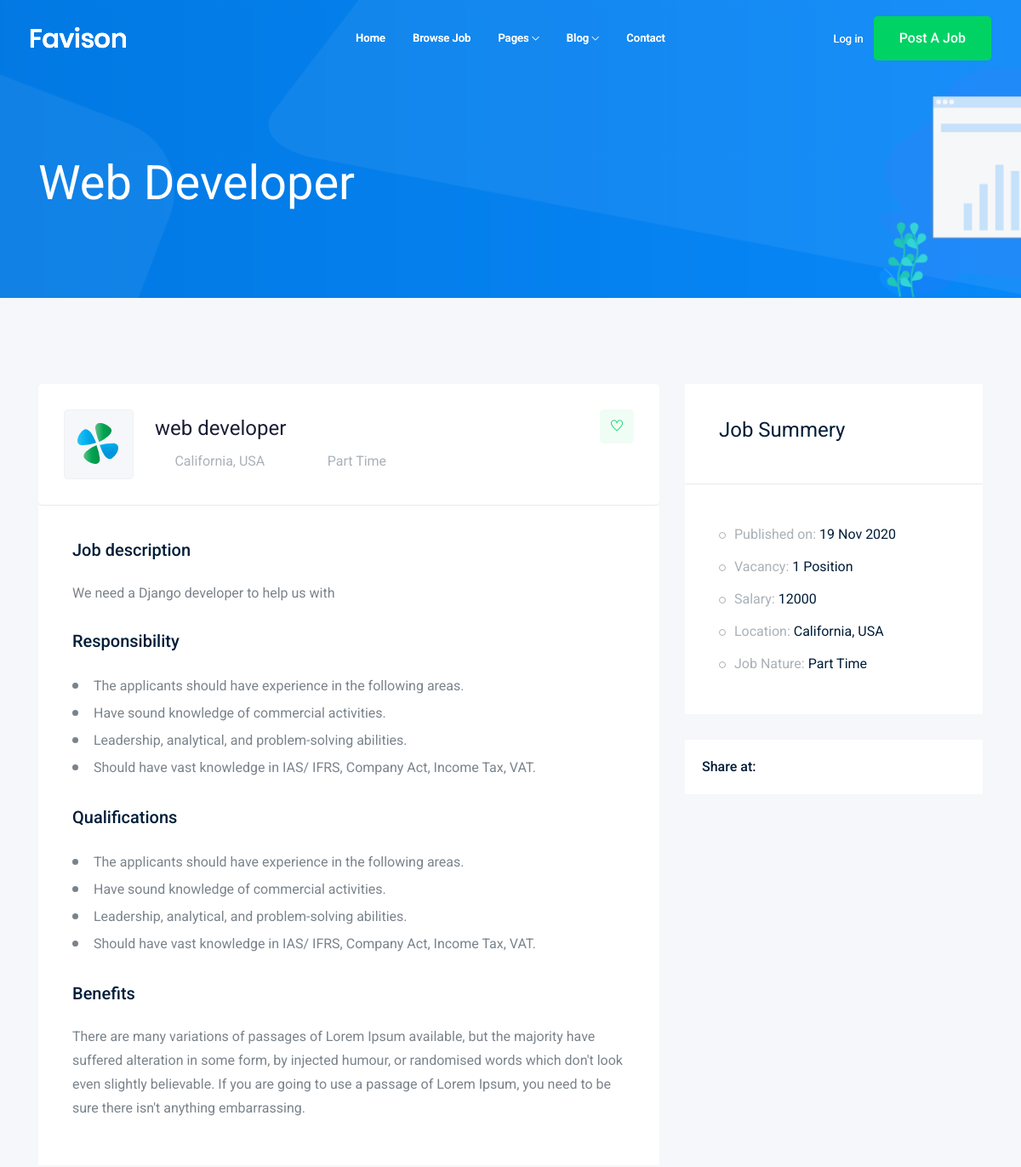
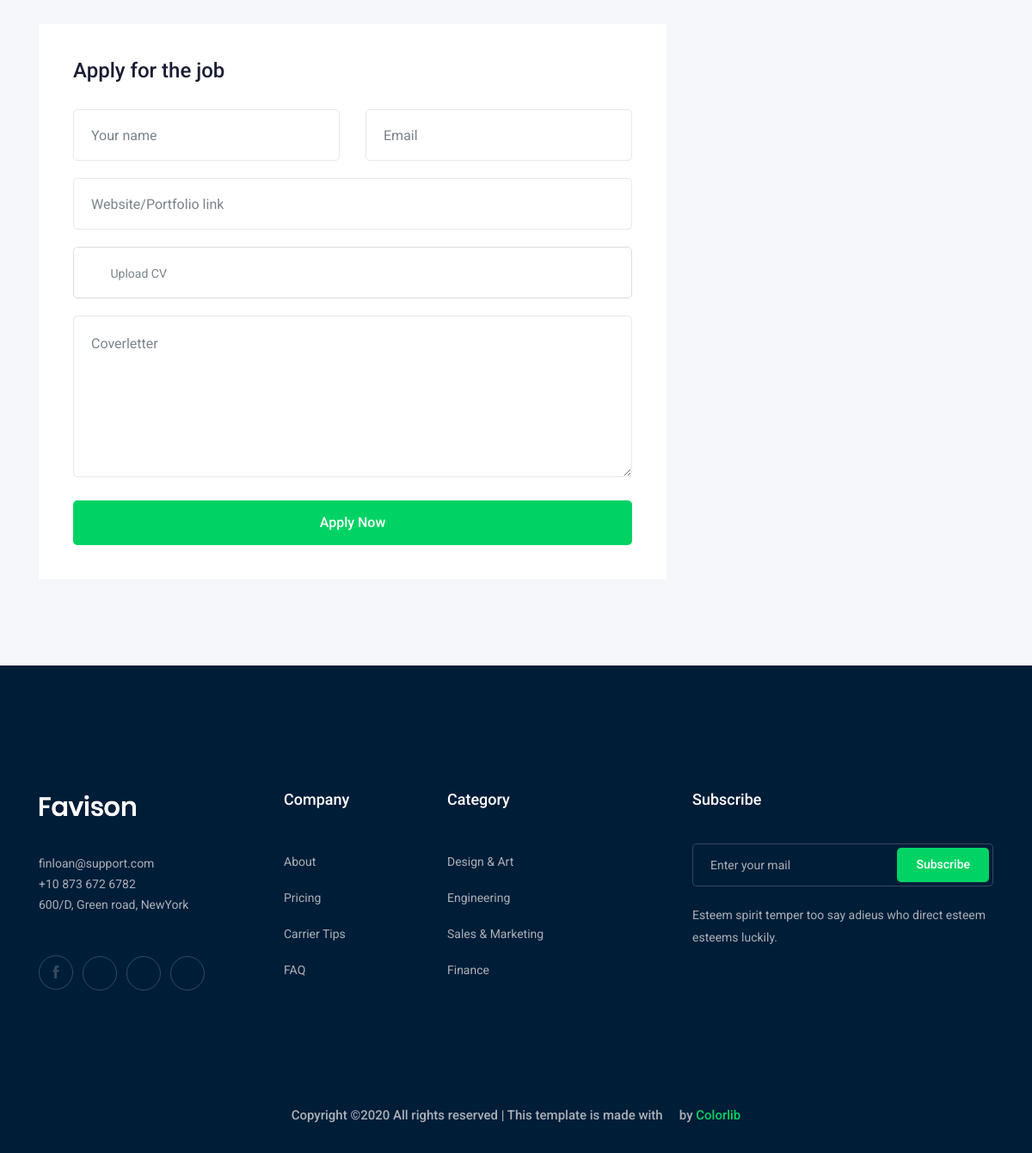
Screenshot of /jobs/1 with the database file from the repository (2 pictures, top to bottom).
### job/models.py (models this page shows, shortened)
class Job(models.Model):
    title = models.CharField(max_length = 150)
    description = models.TextField(max_length = 1000)
    author = models.CharField(max_length= 50)
    job_type = models.CharField(max_length = 150, choices=JOB_CHOICES)
    published_at = models.DateTimeField(auto_now=True)
    vacancy = models.IntegerField(default=1)
    salary = models.IntegerField(default=1)
    experience = models.IntegerField(default=1)
    image = models.ImageField(upload_to=upload_image)
    category = models.ForeignKey('Category', on_delete=models.CASCADE)

### job/views.py (the view)
# urls.py: path('<int:id>', job_details, name='job_details'),
def job_details (request, id):
    job_details = Job.objects.get(id=id)
    context = {
        "job_details": job_details
    }
    return render(request, "job/job_details.html", context)

### job/templates/job/job_details.html (shortened to what this page needs)
{% extends 'base.html' %}
    {% block body %}
    <header>
        <div class="header-area ">
            <div id="sticky-header" class="main-header-area">
                <div class="container-fluid ">
                    <div class="header_bottom_border">
                        <div class="row align-items-center">
                            <div class="col-xl-3 col-lg-2">
                                <div class="logo">
                                    <a href="index.html">
                                        <img src="img/logo.png" alt="">
                                    </a>
                                </div>
                            </div>
                            <div class="col-xl-6 col-lg-7">
                                <div class="main-menu  d-none d-lg-block">
                                    <nav>
                                        <ul id="navigation">
                                            <li><a href="index.html">home</a></li>
                                            <li><a href="jobs.html">Browse Job</a></li>
                                            <li><a href="#">pages <i class="ti-angle-down"></i></a>
                                            </li>
                                            <li><a href="#">blog <i class="ti-angle-down"></i></a>
                                            </li>
                                            <li><a href="contact.html">Contact</a></li>
                                        </ul>
                                    </nav>
                                </div>
                            </div>
                            <div class="col-xl-3 col-lg-3 d-none d-lg-block">
                                <div class="Appointment">
                                    <div class="phone_num d-none d-xl-block">
                                        <a href="#">Log in</a>
                                    </div>
                                    <div class="d-none d-lg-block">
                                        <a class="boxed-btn3" href="#">Post a Job</a>
                                    </div>
                                </div>
                            </div>
                            <div class="col-12">
                            </div>
                        </div>
                    </div>
                </div>
            </div>
        </div>
    </header>
    <div class="bradcam_area bradcam_bg_1">
        <div class="container">
            <div class="row">
                <div class="col-xl-12">
                    <div class="bradcam_text">
                        <h3>{{job_details.title}}</h3>
                    </div>
                </div>
            </div>
        </div>
    </div>
    <div class="job_details_area">
        <div class="container">
            <div class="row">
                <div class="col-lg-8">
                    <div class="job_details_header">
                        <div class="single_jobs white-bg d-flex justify-content-between">
                            <div class="jobs_left d-flex align-items-center">
                                <div class="thumb">
                                    <img src="img/svg_icon/1.svg" alt="">
                                </div>
                                <div class="jobs_conetent">
                                    <a href="#"><h4>{{job_details.title}}</h4></a>
                                    <div class="links_locat d-flex align-items-center">
                                        <div class="location">
                                            <p> <i class="fa fa-map-marker"></i> California, USA</p>
                                        </div>
                                        <div class="location">
                                            <p> <i class="fa fa-clock-o"></i> {{job_details.job_type}}</p>
                                        </div>
                                    </div>
                                </div>
                            </div>
                            <div class="jobs_right">
                                <div class="apply_now">
                                    <a class="heart_mark" href="#"> <i class="ti-heart"></i> </a>
                                </div>
                            </div>
                        </div>
                    </div>
                    <div class="descript_wrap white-bg">
                        <div class="single_wrap">
                            <h4>Job description</h4>
                           <p>{{job_details.description}}</p>
                        </div>
                        <div class="single_wrap">
                            <h4>Responsibility</h4>
                            <ul>
                                <li>The applicants should have experience in the following areas.
                                </li>
                                <li>Have sound knowledge of commercial activities.</li>
                                <li>Leadership, analytical, and problem-solving abilities.</li>
                                <li>Should have vast knowledge in IAS/ IFRS, Company Act, Income Tax, VAT.</li>
                            </ul>
                        </div>
                        <div class="single_wrap">
                            <h4>Qualifications</h4>
                            <ul>
                                <li>The applicants should have experience in the following areas.
                                </li>
                                <li>Have sound knowledge of commercial activities.</li>
                                <li>Leadership, analytical, and problem-solving abilities.</li>
                                <li>Should have vast knowledge in IAS/ IFRS, Company Act, Income Tax, VAT.</li>
                            </ul>
                        </div>
                        <div class="single_wrap">
                            <h4>Benefits</h4>
                            <p>There are many variations of passages of Lorem Ipsum available, but the majority have suffered alteration in some form, by injected humour, or randomised words which don't look even slightly believable. If you are going to use a passage of Lorem Ipsum, you need to be sure there isn't anything embarrassing.</p>
                        </div>
                    </div>
                    <div class="apply_job_form white-bg">
                        <h4>Apply for the job</h4>
                        <form action="#">
                            <div class="row">
                                <div class="col-md-6">
                                    <div class="input_field">
                                        <input type="text" placeholder="Your name">
                                    </div>
                                </div>
                                <div class="col-md-6">
                                    <div class="input_field">
                                        <input type="text" placeholder="Email">
                                    </div>
                                </div>
                                <div class="col-md-12">
                                    <div class="input_field">
                                        <input type="text" placeholder="Website/Portfolio link">
                                    </div>
                                </div>
                                <div class="col-md-12">
                                    <div class="input-group">
                                        <div class="input-group-prepend">
                                          <button type="button" id="inputGroupFileAddon03"><i class="fa fa-cloud-upload" aria-hidden="true"></i>
                                          </button>
                                        </div>
                                        <div class="custom-file">
                                          <label class="custom-file-label" for="inputGroupFile03">Upload CV</label>
                                        </div>
                                      </div>
                                </div>
                                <div class="col-md-12">
                                    <div class="input_field">
                                        <textarea name="#" id="" cols="30" rows="10" placeholder="Coverletter"></textarea>
                                    </div>
                                </div>
                                <div class="col-md-12">
                                    <div class="submit_btn">
                                        <button class="boxed-btn3 w-100" type="submit">Apply Now</button>
                                    </div>
                                </div>
                            </div>
                        </form>
                    </div>
                </div>
                <div class="col-lg-4">
                    <div class="job_sumary">
                        <div class="summery_header">
                            <h3>Job Summery</h3>
                        </div>
                        <div class="job_content">
                            <ul>
                                <li>Published on: <span>{{job_details.published_at|date:'d M o' }}</span></li>
                                <li>Vacancy: <span>{{job_details.vacancy}} Position</span></li>
                                <li>Salary: <span>{{job_details.salary}}</span></li>
                                <li>Location: <span>California, USA</span></li>
                                <li>Job Nature: <span> {{job_details.job_type}}</span></li>
                            </ul>
                        </div>
                    </div>
                    <div class="share_wrap d-flex">
                        <span>Share at:</span>
                        <ul>
                            <li><a href="#"> <i class="fa fa-facebook"></i></a> </li>
                            <li><a href="#"> <i class="fa fa-google-plus"></i></a> </li>
                            <li><a href="#"> <i class="fa fa-twitter"></i></a> </li>
                            <li><a href="#"> <i class="fa fa-envelope"></i></a> </li>
                        </ul>
                    </div>
                    <div class="job_location_wrap">
                        <div class="job_lok_inner">
                            <div id="map" style="height: 200px;"></div>
                          </div>
                    </div>
                </div>
            </div>
        </div>
    </div>
    {% endblock %}

### rows the page displays
Job: title "Web Developer", title "web developer", job_type "Part Time", description "We need a Django developer to help us with", published_at "19 Nov 2020", vacancy "1", salary "12000"
